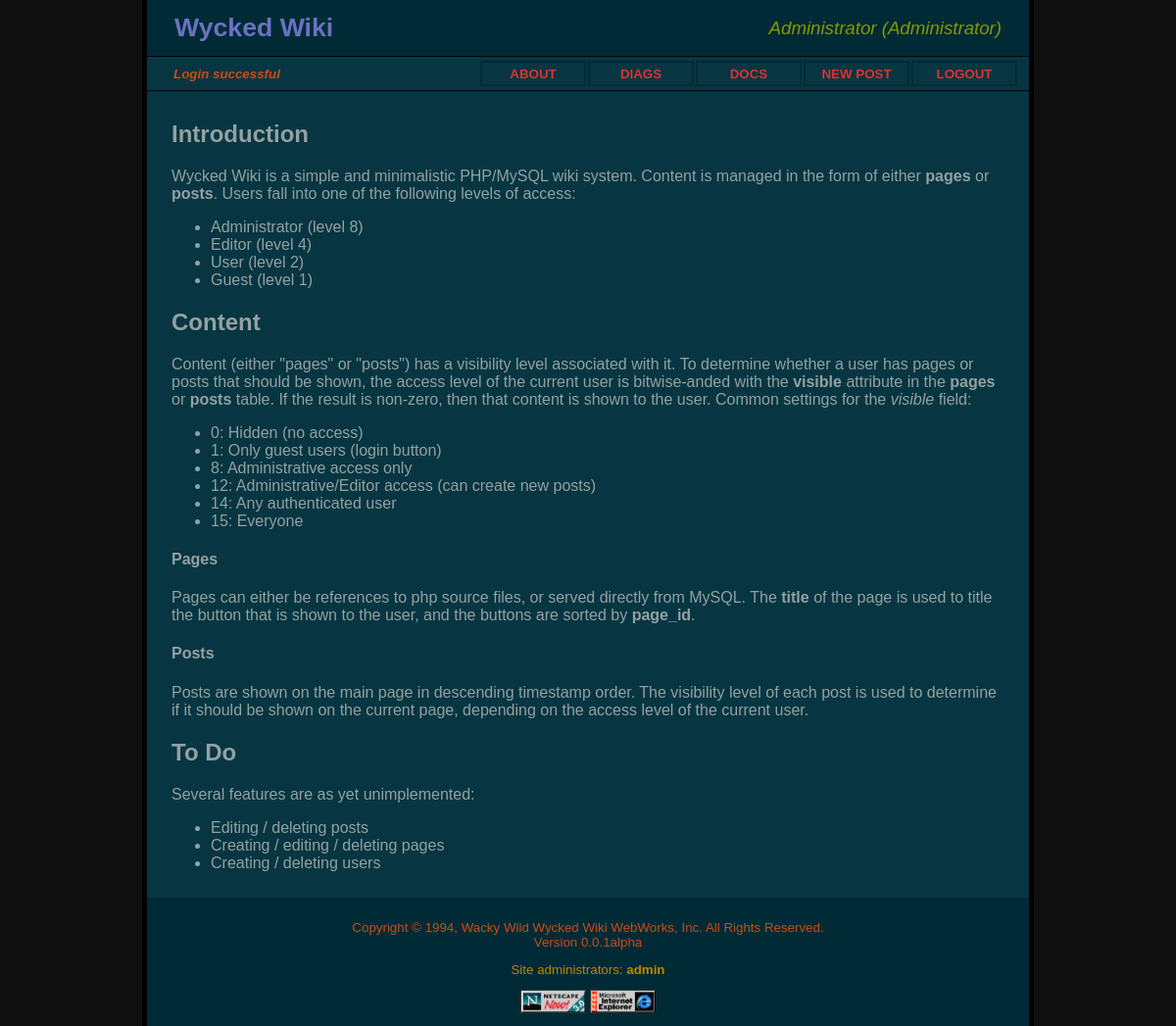
Page /page.php?page=docs (signed in) on the earlier database version.
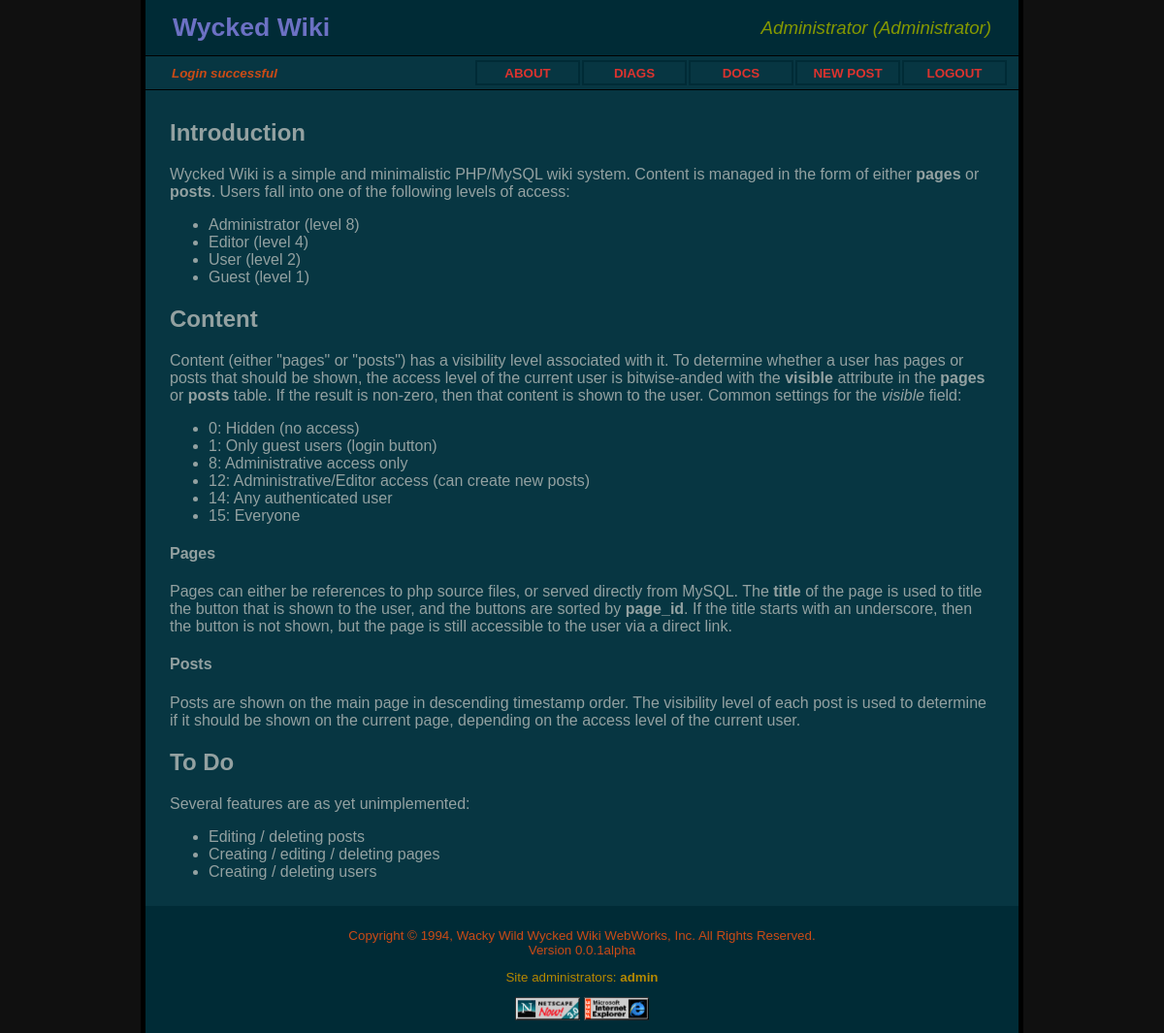
Same page on the later database version.
### tables this page shows
CREATE TABLE `pages` (
  `page_id` int(11) NOT NULL,
  `visible` int(11) DEFAULT '14',
  `title` varchar(30) NOT NULL,
  `file` varchar(50) DEFAULT NULL,
  `page` text,
  PRIMARY KEY (`page_id`)
);

CREATE TABLE `users` (
  `username` varchar(20) NOT NULL DEFAULT '',
  `password` varchar(50) DEFAULT NULL,
  `fullname` varchar(50) DEFAULT NULL,
  `access` int(11) DEFAULT NULL,
  PRIMARY KEY (`username`)
);

### config.php (called while the page is built, shortened)
<?php
$VERSION = "0.0.1alpha";
?>

### page.php (the view, shortened to what this page needs)
<!DOCTYPE html>
<html>
<head>
<link rel="stylesheet" href="style.css">
</head>
<body>
<?php
require_once("config.php");
include("header.php");
if (isset($_SESSION) && isset($_SESSION["access"])) {
    $access = $_SESSION["access"];
} else {
    $access = 1;
}
if (isset($_GET["page"])) {
    $title = $_GET["page"];
    $db = mysqli_connect($DB_HOSTNAME, $DB_USERNAME, $DB_PASSWORD, $DB_DATABASE);
    $result = mysqli_query($db, "select visible, page "
                                    . "from pages where title = '" . $title . "'");
    $count = mysqli_num_rows($result);
    if ($count==0) {
        $_SESSION["status"] = "PAGE NOT FOUND";
        header("Location: index.php");
    } else {
        $row = mysqli_fetch_assoc($result);
        if ($access & $row["visible"]) {
            echo '<div class="bodydiv">';
            echo '</div>';
        } else {
            $_SESSION["status"] = "UNAUTHORIZED";
            header("Location: index.php");
        }
    }
} else {
    $_SESSION["status"] = "PAGE NOT SPECIFIED";
    header("Location: index.php");
}
include("footer.php");
?>
</body>
</html>

### header.php (shortened to what this page needs)
<div class="headerdiv">
<table><tr>
<td><a href=".">Wycked Wiki</a></td>
<td class="userinfo">
<?php
if (isset($_SESSION) && isset($_SESSION["access"]) && isset($_SESSION["fullname"])) {
    $access = $_SESSION["access"];
    if ($access == 2) {
        $userinfo = $_SESSION["fullname"] . " (User)";
    } elseif ($access == 4) {
        $userinfo = $_SESSION["fullname"] . " (Editor)";
    } elseif ($access == 8) {
        $userinfo = $_SESSION["fullname"] . " (Administrator)";
    } else {
        $userinfo = "";
    }
} else {
    $access = 1;
    $userinfo = "";
}
echo $userinfo;
?>
</td>
</tr></table>
</div>
<div class="menudiv">
<table><tr>
<td class="status">
<?php
if (isset($_SESSION) && isset($_SESSION["status"])) {
    echo $_SESSION["status"];
}
?>
</td>
<?php
$db = mysqli_connect($DB_HOSTNAME, $DB_USERNAME, $DB_PASSWORD, $DB_DATABASE);
$result = mysqli_query($db, "select * from pages order by page_id");
while ($row = mysqli_fetch_assoc($result)) {
    if (($access & $row["visible"]) && (substr($row["title"], 0, 1) !== "_")) {
        if (is_null($row["file"])) {
            printf('<td class="menuitem"><a href="page.php?page=%s">%s</a></td>',
                   $row["title"],
                   strtoupper($row["title"]));
        } else {
            printf('<td class="menuitem"><a href="%s">%s</a></td>',
                   $row["file"],
                   strtoupper($row["title"]));
        }
    }
}
?>
</tr></table>
</div>

### footer.php (shortened to what this page needs)
<div class="footerdiv">
<p class="copyright">
Copyright &copy; 1994, Wacky Wild Wycked Wiki WebWorks, Inc.  All Rights Reserved.
<br>Version <?php echo $VERSION ?>
</p>
<p class="admins">
Site administrators:
<?php
$db = mysqli_connect($DB_HOSTNAME, $DB_USERNAME, $DB_PASSWORD, $DB_DATABASE);
$result = mysqli_query($db, "select username from users where access = 8 order by username");
$username_array = array();
while ($row = mysqli_fetch_assoc($result)) {
    $username_array[] = "<b>" . $row["username"] . "</b>";
}
printf(implode(", ", $username_array));
?>
</p>
<img src="images/netscape.png" height=24>
<img src="images/ielogo.png" height=24>
</div>

### style.css (style rules this page uses)
html { background: #101010; }
body { margin: 0 auto; background: #073642; font-family: Verdana, sans-serif; height: all; width: 900px; border-style: solid; border-width: 0px 5px 0px 5px; }
.headerdiv { background-color: #002B36; padding: 10px 25px 10px 25px; }
.headerdiv table { width: 100%; }
.headerdiv a { color: #6C71C4; font-size: 20pt; font-weight: bold; text-decoration: none }
.headerdiv td.userinfo { color: #859900; font-size: 14pt; font-style: italic; text-align: right; }
.menudiv { background-color: #073642; border-style: solid; border-width: 1px 0px 1px 0px; padding: 2px 10px 2px 10px; }
.menudiv a { color: #DC332F; font-size: 10pt; font-weight: bold; text-decoration: none; }
.menudiv td.status { color: #CB4B16; font-size: 10pt; font-style: italic; font-weight: bold; padding: 0px 15px 0px 15px; width: 100%; }
.menudiv td.menuitem { border-style: solid; border-color: #002B36; border-width: 2px 2px 2px 2px; padding: 2px 2px 2px 2px; text-align: center; min-width: 100px; }
.footerdiv { background-color: #002B36; font-size: 10pt; font-weight: normal; padding: 10px 25px 10px 25px; text-align: center; }
.copyright { color: #CB4B16; }
.admins { color: #B58900; }
.bodydiv { color: #93A1A1; font-size: 12pt; font-weight: normal; padding: 10px 25px 10px 25px; }

Differences in the rows shown:
changed pages "DOCS": visible "…sorted by page_id . Posts Posts are shown…" → "…sorted by page_id . If the title starts with an underscore, then the button is not shown, but the page is still accessible to the user via a direct link. Posts Posts are shown…"
